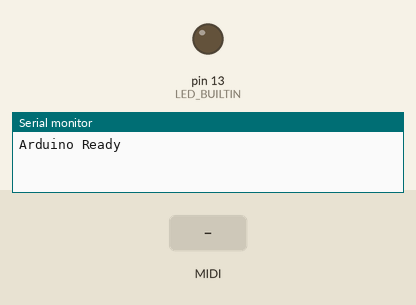
Simulated run of this program. Board: Arduino Uno, built with avr-gcc and run on an emulated ATmega328P. Parts: output pins drawn as LEDs (lit = HIGH), the last lines printed to the serial monitor. The inputs (shaded band) are chosen by the test bench. MIDI output is not drawn.

Above: at 1.2 s.
1.3 s: MIDI note 36 received
At 2.0 s:
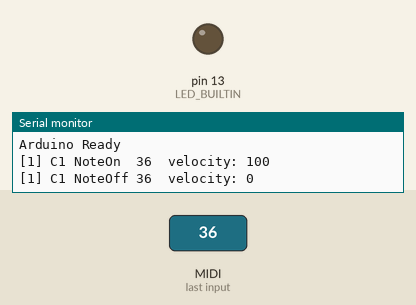
2.9 s: MIDI note 64 received
At 3.3 s:
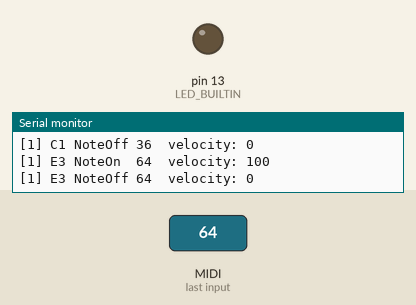
4.7 s: MIDI note 67 received
At 5.8 s:
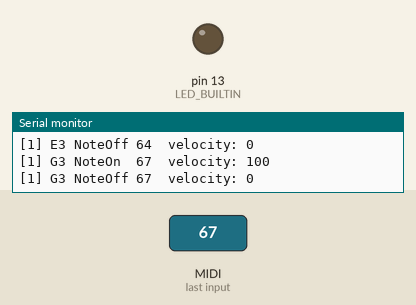
Timing chart, 0 to 7.7 s (numbered marks = the images above; inputs shaded):
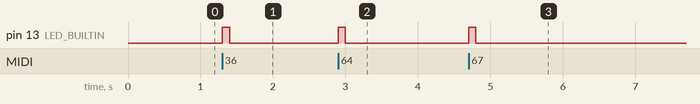

Measured:
- after the input at 1.3 s, pin 13 (LED_BUILTIN): LOW → HIGH at once, → LOW 0.10 s later
- after the input at 2.9 s, pin 13 (LED_BUILTIN): LOW → HIGH at once, → LOW 0.10 s later
- after the input at 4.7 s, pin 13 (LED_BUILTIN): LOW → HIGH at once, → LOW 0.10 s later

The program:

main.cpp
```cpp
#include <MIDI.h>

MIDI_CREATE_DEFAULT_INSTANCE();

const char *notenames[] = {"C", "C#", "D", "D#", "E", "F", "F#", "G", "G#", "A", "A#", "B"};

void printChannel(int inChannel)
{
  Serial.print("[");
  Serial.print(inChannel);
  Serial.print("] ");
}

void printNoteName(int note)
{
  int octave = note / 12;
  int nnumber = note % 12;
  Serial.print(notenames[nnumber]);
  Serial.print(octave - 2);
}

void handleNoteOn(byte inChannel, byte inNumber, byte inVelocity)
{
  printChannel(inChannel);
  printNoteName(inNumber);
  Serial.print(" NoteOn  ");
  Serial.print(inNumber);
  Serial.print("\tvelocity: ");
  Serial.println(inVelocity);
  digitalWrite(LED_BUILTIN, HIGH);
  delay(100);
  digitalWrite(LED_BUILTIN, LOW);
}

void handleNoteOff(byte inChannel, byte inNumber, byte inVelocity)
{
  printChannel(inChannel);
  printNoteName(inNumber);
  Serial.print(" NoteOff ");
  Serial.print(inNumber);
  Serial.print("\tvelocity: ");
  Serial.println(inVelocity);
}

void setup()
{
  Serial.begin(115200);
  while (!Serial)
    ;
  pinMode(LED_BUILTIN, OUTPUT);
  MIDI.setHandleNoteOn(handleNoteOn);
  MIDI.setHandleNoteOff(handleNoteOff);
  MIDI.begin(MIDI_CHANNEL_OMNI);
  Serial.println("Arduino Ready");
}

void loop()
{
  MIDI.read();
}
```
